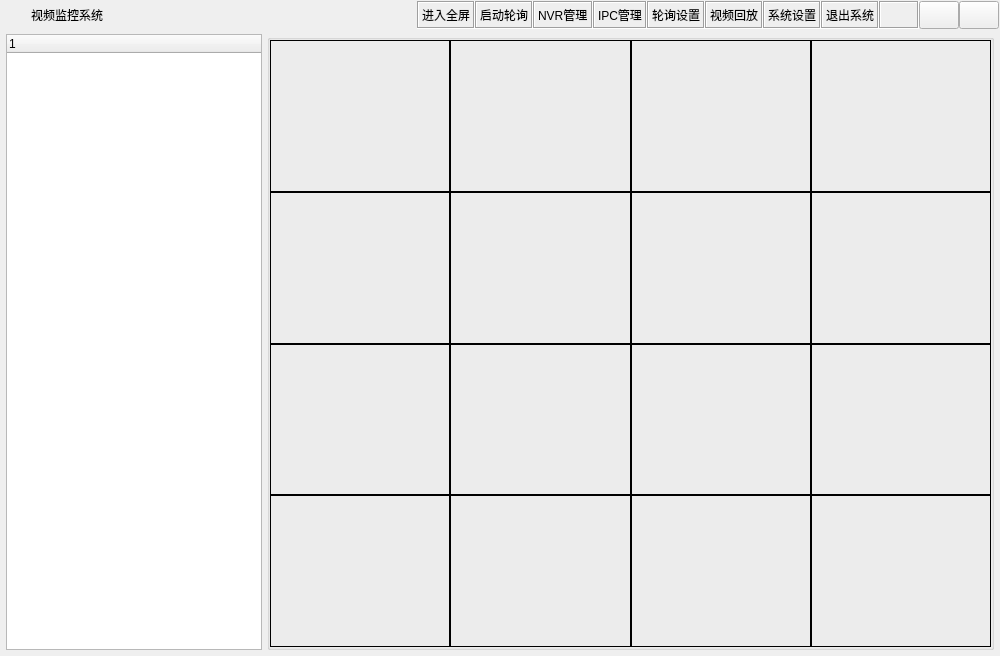
<?xml version="1.0" encoding="UTF-8"?>
<ui version="4.0">
 <class>frmMain</class>
 <widget class="QDialog" name="frmMain">
  <property name="geometry">
   <rect>
    <x>0</x>
    <y>0</y>
    <width>1000</width>
    <height>656</height>
   </rect>
  </property>
  <property name="minimumSize">
   <size>
    <width>0</width>
    <height>0</height>
   </size>
  </property>
  <property name="windowTitle">
   <string>视频监控系统V201412</string>
  </property>
  <property name="sizeGripEnabled">
   <bool>false</bool>
  </property>
  <layout class="QVBoxLayout" name="verticalLayout">
   <property name="spacing">
    <number>0</number>
   </property>
   <property name="leftMargin">
    <number>1</number>
   </property>
   <property name="topMargin">
    <number>1</number>
   </property>
   <property name="rightMargin">
    <number>1</number>
   </property>
   <property name="bottomMargin">
    <number>1</number>
   </property>
   <item>
    <widget class="QWidget" name="widget_title" native="true">
     <property name="sizePolicy">
      <sizepolicy hsizetype="Preferred" vsizetype="Fixed">
       <horstretch>0</horstretch>
       <verstretch>0</verstretch>
      </sizepolicy>
     </property>
     <property name="minimumSize">
      <size>
       <width>100</width>
       <height>28</height>
      </size>
     </property>
     <layout class="QHBoxLayout" name="horizontalLayout_2">
      <property name="spacing">
       <number>0</number>
      </property>
      <property name="leftMargin">
       <number>0</number>
      </property>
      <property name="topMargin">
       <number>0</number>
      </property>
      <property name="rightMargin">
       <number>0</number>
      </property>
      <property name="bottomMargin">
       <number>0</number>
      </property>
      <item>
       <widget class="QLabel" name="lab_Ico">
        <property name="sizePolicy">
         <sizepolicy hsizetype="Minimum" vsizetype="Preferred">
          <horstretch>0</horstretch>
          <verstretch>0</verstretch>
         </sizepolicy>
        </property>
        <property name="minimumSize">
         <size>
          <width>30</width>
          <height>0</height>
         </size>
        </property>
        <property name="text">
         <string/>
        </property>
        <property name="alignment">
         <set>Qt::AlignCenter</set>
        </property>
       </widget>
      </item>
      <item>
       <widget class="QLabel" name="lab_Title">
        <property name="sizePolicy">
         <sizepolicy hsizetype="Expanding" vsizetype="Preferred">
          <horstretch>0</horstretch>
          <verstretch>0</verstretch>
         </sizepolicy>
        </property>
        <property name="styleSheet">
         <string notr="true">font: 10pt &quot;微软雅黑&quot;;</string>
        </property>
        <property name="text">
         <string>视频监控系统</string>
        </property>
        <property name="alignment">
         <set>Qt::AlignLeading|Qt::AlignLeft|Qt::AlignVCenter</set>
        </property>
       </widget>
      </item>
      <item>
       <widget class="QWidget" name="widget_menu" native="true">
        <property name="sizePolicy">
         <sizepolicy hsizetype="Minimum" vsizetype="Preferred">
          <horstretch>0</horstretch>
          <verstretch>0</verstretch>
         </sizepolicy>
        </property>
        <layout class="QHBoxLayout" name="horizontalLayout">
         <property name="spacing">
          <number>0</number>
         </property>
         <property name="leftMargin">
          <number>0</number>
         </property>
         <property name="topMargin">
          <number>0</number>
         </property>
         <property name="rightMargin">
          <number>0</number>
         </property>
         <property name="bottomMargin">
          <number>0</number>
         </property>
         <item>
          <widget class="QLabel" name="labFull">
           <property name="cursor">
            <cursorShape>PointingHandCursor</cursorShape>
           </property>
           <property name="focusPolicy">
            <enum>Qt::NoFocus</enum>
           </property>
           <property name="styleSheet">
            <string notr="true">font: 10pt &quot;微软雅黑&quot;;</string>
           </property>
           <property name="frameShape">
            <enum>QFrame::Box</enum>
           </property>
           <property name="frameShadow">
            <enum>QFrame::Sunken</enum>
           </property>
           <property name="text">
            <string>进入全屏</string>
           </property>
          </widget>
         </item>
         <item>
          <widget class="QLabel" name="labStart">
           <property name="cursor">
            <cursorShape>PointingHandCursor</cursorShape>
           </property>
           <property name="focusPolicy">
            <enum>Qt::NoFocus</enum>
           </property>
           <property name="styleSheet">
            <string notr="true">font: 10pt &quot;微软雅黑&quot;;</string>
           </property>
           <property name="frameShape">
            <enum>QFrame::Box</enum>
           </property>
           <property name="frameShadow">
            <enum>QFrame::Sunken</enum>
           </property>
           <property name="text">
            <string>启动轮询</string>
           </property>
          </widget>
         </item>
         <item>
          <widget class="QLabel" name="labNVR">
           <property name="cursor">
            <cursorShape>PointingHandCursor</cursorShape>
           </property>
           <property name="focusPolicy">
            <enum>Qt::NoFocus</enum>
           </property>
           <property name="styleSheet">
            <string notr="true">font: 10pt &quot;微软雅黑&quot;;</string>
           </property>
           <property name="frameShape">
            <enum>QFrame::Box</enum>
           </property>
           <property name="frameShadow">
            <enum>QFrame::Sunken</enum>
           </property>
           <property name="text">
            <string>NVR管理</string>
           </property>
          </widget>
         </item>
         <item>
          <widget class="QLabel" name="labIPC">
           <property name="cursor">
            <cursorShape>PointingHandCursor</cursorShape>
           </property>
           <property name="focusPolicy">
            <enum>Qt::NoFocus</enum>
           </property>
           <property name="styleSheet">
            <string notr="true">font: 10pt &quot;微软雅黑&quot;;</string>
           </property>
           <property name="frameShape">
            <enum>QFrame::Box</enum>
           </property>
           <property name="frameShadow">
            <enum>QFrame::Sunken</enum>
           </property>
           <property name="text">
            <string>IPC管理</string>
           </property>
          </widget>
         </item>
         <item>
          <widget class="QLabel" name="labPollConfig">
           <property name="cursor">
            <cursorShape>PointingHandCursor</cursorShape>
           </property>
           <property name="focusPolicy">
            <enum>Qt::NoFocus</enum>
           </property>
           <property name="styleSheet">
            <string notr="true">font: 10pt &quot;微软雅黑&quot;;</string>
           </property>
           <property name="frameShape">
            <enum>QFrame::Box</enum>
           </property>
           <property name="frameShadow">
            <enum>QFrame::Sunken</enum>
           </property>
           <property name="text">
            <string>轮询设置</string>
           </property>
          </widget>
         </item>
         <item>
          <widget class="QLabel" name="labVideoPlayBack">
           <property name="cursor">
            <cursorShape>PointingHandCursor</cursorShape>
           </property>
           <property name="focusPolicy">
            <enum>Qt::NoFocus</enum>
           </property>
           <property name="styleSheet">
            <string notr="true">font: 10pt &quot;微软雅黑&quot;;</string>
           </property>
           <property name="frameShape">
            <enum>QFrame::Box</enum>
           </property>
           <property name="frameShadow">
            <enum>QFrame::Sunken</enum>
           </property>
           <property name="text">
            <string>视频回放</string>
           </property>
          </widget>
         </item>
         <item>
          <widget class="QLabel" name="labConfig">
           <property name="cursor">
            <cursorShape>PointingHandCursor</cursorShape>
           </property>
           <property name="focusPolicy">
            <enum>Qt::NoFocus</enum>
           </property>
           <property name="styleSheet">
            <string notr="true">font: 10pt &quot;微软雅黑&quot;;</string>
           </property>
           <property name="frameShape">
            <enum>QFrame::Box</enum>
           </property>
           <property name="frameShadow">
            <enum>QFrame::Sunken</enum>
           </property>
           <property name="text">
            <string>系统设置</string>
           </property>
          </widget>
         </item>
         <item>
          <widget class="QLabel" name="labExit">
           <property name="cursor">
            <cursorShape>PointingHandCursor</cursorShape>
           </property>
           <property name="focusPolicy">
            <enum>Qt::NoFocus</enum>
           </property>
           <property name="styleSheet">
            <string notr="true">font: 10pt &quot;微软雅黑&quot;;</string>
           </property>
           <property name="frameShape">
            <enum>QFrame::Box</enum>
           </property>
           <property name="frameShadow">
            <enum>QFrame::Sunken</enum>
           </property>
           <property name="text">
            <string>退出系统</string>
           </property>
          </widget>
         </item>
         <item>
          <widget class="QLabel" name="labStyle">
           <property name="sizePolicy">
            <sizepolicy hsizetype="Minimum" vsizetype="Preferred">
             <horstretch>0</horstretch>
             <verstretch>0</verstretch>
            </sizepolicy>
           </property>
           <property name="minimumSize">
            <size>
             <width>40</width>
             <height>0</height>
            </size>
           </property>
           <property name="cursor">
            <cursorShape>PointingHandCursor</cursorShape>
           </property>
           <property name="focusPolicy">
            <enum>Qt::NoFocus</enum>
           </property>
           <property name="toolTip">
            <string>样式</string>
           </property>
           <property name="frameShape">
            <enum>QFrame::Box</enum>
           </property>
           <property name="frameShadow">
            <enum>QFrame::Sunken</enum>
           </property>
           <property name="text">
            <string/>
           </property>
          </widget>
         </item>
         <item>
          <widget class="QPushButton" name="btnMenu_Min">
           <property name="sizePolicy">
            <sizepolicy hsizetype="Minimum" vsizetype="Expanding">
             <horstretch>0</horstretch>
             <verstretch>0</verstretch>
            </sizepolicy>
           </property>
           <property name="minimumSize">
            <size>
             <width>40</width>
             <height>0</height>
            </size>
           </property>
           <property name="cursor">
            <cursorShape>ArrowCursor</cursorShape>
           </property>
           <property name="focusPolicy">
            <enum>Qt::NoFocus</enum>
           </property>
           <property name="toolTip">
            <string>最小化</string>
           </property>
           <property name="text">
            <string/>
           </property>
           <property name="flat">
            <bool>false</bool>
           </property>
          </widget>
         </item>
         <item>
          <widget class="QPushButton" name="btnMenu_Close">
           <property name="sizePolicy">
            <sizepolicy hsizetype="Minimum" vsizetype="Expanding">
             <horstretch>0</horstretch>
             <verstretch>0</verstretch>
            </sizepolicy>
           </property>
           <property name="minimumSize">
            <size>
             <width>40</width>
             <height>0</height>
            </size>
           </property>
           <property name="cursor">
            <cursorShape>ArrowCursor</cursorShape>
           </property>
           <property name="focusPolicy">
            <enum>Qt::NoFocus</enum>
           </property>
           <property name="toolTip">
            <string>关闭</string>
           </property>
           <property name="text">
            <string/>
           </property>
           <property name="flat">
            <bool>false</bool>
           </property>
          </widget>
         </item>
        </layout>
       </widget>
      </item>
     </layout>
    </widget>
   </item>
   <item>
    <widget class="QWidget" name="widget_main" native="true">
     <property name="styleSheet">
      <string notr="true">font: 9pt &quot;微软雅黑&quot;;</string>
     </property>
     <layout class="QHBoxLayout" name="horizontalLayout_3">
      <property name="spacing">
       <number>5</number>
      </property>
      <property name="leftMargin">
       <number>5</number>
      </property>
      <property name="topMargin">
       <number>5</number>
      </property>
      <property name="rightMargin">
       <number>5</number>
      </property>
      <property name="bottomMargin">
       <number>5</number>
      </property>
      <item>
       <widget class="QTreeWidget" name="treeMain">
        <property name="sizePolicy">
         <sizepolicy hsizetype="Fixed" vsizetype="Expanding">
          <horstretch>0</horstretch>
          <verstretch>0</verstretch>
         </sizepolicy>
        </property>
        <property name="minimumSize">
         <size>
          <width>0</width>
          <height>0</height>
         </size>
        </property>
        <column>
         <property name="text">
          <string notr="true">1</string>
         </property>
        </column>
       </widget>
      </item>
      <item>
       <widget class="QGroupBox" name="gboxMain">
        <property name="sizePolicy">
         <sizepolicy hsizetype="Expanding" vsizetype="Expanding">
          <horstretch>0</horstretch>
          <verstretch>0</verstretch>
         </sizepolicy>
        </property>
        <property name="title">
         <string/>
        </property>
        <layout class="QVBoxLayout" name="verticalLayout_2">
         <property name="spacing">
          <number>0</number>
         </property>
         <property name="leftMargin">
          <number>0</number>
         </property>
         <property name="topMargin">
          <number>0</number>
         </property>
         <property name="rightMargin">
          <number>0</number>
         </property>
         <property name="bottomMargin">
          <number>0</number>
         </property>
         <item>
          <layout class="QHBoxLayout" name="lay1">
           <property name="spacing">
            <number>0</number>
           </property>
           <item>
            <widget class="QLabel" name="labVideo1">
             <property name="sizePolicy">
              <sizepolicy hsizetype="Preferred" vsizetype="Expanding">
               <horstretch>0</horstretch>
               <verstretch>0</verstretch>
              </sizepolicy>
             </property>
             <property name="focusPolicy">
              <enum>Qt::StrongFocus</enum>
             </property>
             <property name="frameShape">
              <enum>QFrame::Panel</enum>
             </property>
             <property name="frameShadow">
              <enum>QFrame::Plain</enum>
             </property>
             <property name="lineWidth">
              <number>1</number>
             </property>
             <property name="midLineWidth">
              <number>0</number>
             </property>
             <property name="text">
              <string/>
             </property>
             <property name="alignment">
              <set>Qt::AlignCenter</set>
             </property>
            </widget>
           </item>
           <item>
            <widget class="QLabel" name="labVideo2">
             <property name="sizePolicy">
              <sizepolicy hsizetype="Preferred" vsizetype="Expanding">
               <horstretch>0</horstretch>
               <verstretch>0</verstretch>
              </sizepolicy>
             </property>
             <property name="focusPolicy">
              <enum>Qt::StrongFocus</enum>
             </property>
             <property name="frameShape">
              <enum>QFrame::Panel</enum>
             </property>
             <property name="frameShadow">
              <enum>QFrame::Plain</enum>
             </property>
             <property name="lineWidth">
              <number>1</number>
             </property>
             <property name="midLineWidth">
              <number>0</number>
             </property>
             <property name="text">
              <string/>
             </property>
             <property name="alignment">
              <set>Qt::AlignCenter</set>
             </property>
            </widget>
           </item>
           <item>
            <widget class="QLabel" name="labVideo3">
             <property name="sizePolicy">
              <sizepolicy hsizetype="Preferred" vsizetype="Expanding">
               <horstretch>0</horstretch>
               <verstretch>0</verstretch>
              </sizepolicy>
             </property>
             <property name="focusPolicy">
              <enum>Qt::StrongFocus</enum>
             </property>
             <property name="frameShape">
              <enum>QFrame::Panel</enum>
             </property>
             <property name="frameShadow">
              <enum>QFrame::Plain</enum>
             </property>
             <property name="lineWidth">
              <number>1</number>
             </property>
             <property name="midLineWidth">
              <number>0</number>
             </property>
             <property name="text">
              <string/>
             </property>
             <property name="alignment">
              <set>Qt::AlignCenter</set>
             </property>
            </widget>
           </item>
           <item>
            <widget class="QLabel" name="labVideo4">
             <property name="sizePolicy">
              <sizepolicy hsizetype="Preferred" vsizetype="Expanding">
               <horstretch>0</horstretch>
               <verstretch>0</verstretch>
              </sizepolicy>
             </property>
             <property name="focusPolicy">
              <enum>Qt::StrongFocus</enum>
             </property>
             <property name="frameShape">
              <enum>QFrame::Panel</enum>
             </property>
             <property name="frameShadow">
              <enum>QFrame::Plain</enum>
             </property>
             <property name="lineWidth">
              <number>1</number>
             </property>
             <property name="midLineWidth">
              <number>0</number>
             </property>
             <property name="text">
              <string/>
             </property>
             <property name="alignment">
              <set>Qt::AlignCenter</set>
             </property>
            </widget>
           </item>
          </layout>
         </item>
         <item>
          <layout class="QHBoxLayout" name="lay2">
           <property name="spacing">
            <number>0</number>
           </property>
           <item>
            <widget class="QLabel" name="labVideo5">
             <property name="sizePolicy">
              <sizepolicy hsizetype="Preferred" vsizetype="Expanding">
               <horstretch>0</horstretch>
               <verstretch>0</verstretch>
              </sizepolicy>
             </property>
             <property name="focusPolicy">
              <enum>Qt::StrongFocus</enum>
             </property>
             <property name="frameShape">
              <enum>QFrame::Panel</enum>
             </property>
             <property name="frameShadow">
              <enum>QFrame::Plain</enum>
             </property>
             <property name="lineWidth">
              <number>1</number>
             </property>
             <property name="midLineWidth">
              <number>0</number>
             </property>
             <property name="text">
              <string/>
             </property>
             <property name="alignment">
              <set>Qt::AlignCenter</set>
             </property>
            </widget>
           </item>
           <item>
            <widget class="QLabel" name="labVideo6">
             <property name="sizePolicy">
              <sizepolicy hsizetype="Preferred" vsizetype="Expanding">
               <horstretch>0</horstretch>
               <verstretch>0</verstretch>
              </sizepolicy>
             </property>
             <property name="focusPolicy">
              <enum>Qt::StrongFocus</enum>
             </property>
             <property name="frameShape">
              <enum>QFrame::Panel</enum>
             </property>
             <property name="frameShadow">
              <enum>QFrame::Plain</enum>
             </property>
             <property name="lineWidth">
              <number>1</number>
             </property>
             <property name="midLineWidth">
              <number>0</number>
             </property>
             <property name="text">
              <string/>
             </property>
             <property name="alignment">
              <set>Qt::AlignCenter</set>
             </property>
            </widget>
           </item>
           <item>
            <widget class="QLabel" name="labVideo7">
             <property name="sizePolicy">
              <sizepolicy hsizetype="Preferred" vsizetype="Expanding">
               <horstretch>0</horstretch>
               <verstretch>0</verstretch>
              </sizepolicy>
             </property>
             <property name="focusPolicy">
              <enum>Qt::StrongFocus</enum>
             </property>
             <property name="frameShape">
              <enum>QFrame::Panel</enum>
             </property>
             <property name="frameShadow">
              <enum>QFrame::Plain</enum>
             </property>
             <property name="lineWidth">
              <number>1</number>
             </property>
             <property name="midLineWidth">
              <number>0</number>
             </property>
             <property name="text">
              <string/>
             </property>
             <property name="alignment">
              <set>Qt::AlignCenter</set>
             </property>
            </widget>
           </item>
           <item>
            <widget class="QLabel" name="labVideo8">
             <property name="sizePolicy">
              <sizepolicy hsizetype="Preferred" vsizetype="Expanding">
               <horstretch>0</horstretch>
               <verstretch>0</verstretch>
              </sizepolicy>
             </property>
             <property name="focusPolicy">
              <enum>Qt::StrongFocus</enum>
             </property>
             <property name="frameShape">
              <enum>QFrame::Panel</enum>
             </property>
             <property name="frameShadow">
              <enum>QFrame::Plain</enum>
             </property>
             <property name="lineWidth">
              <number>1</number>
             </property>
             <property name="midLineWidth">
              <number>0</number>
             </property>
             <property name="text">
              <string/>
             </property>
             <property name="alignment">
              <set>Qt::AlignCenter</set>
             </property>
            </widget>
           </item>
          </layout>
         </item>
         <item>
          <layout class="QHBoxLayout" name="lay3">
           <property name="spacing">
            <number>0</number>
           </property>
           <item>
            <widget class="QLabel" name="labVideo9">
             <property name="sizePolicy">
              <sizepolicy hsizetype="Preferred" vsizetype="Expanding">
               <horstretch>0</horstretch>
               <verstretch>0</verstretch>
              </sizepolicy>
             </property>
             <property name="focusPolicy">
              <enum>Qt::StrongFocus</enum>
             </property>
             <property name="frameShape">
              <enum>QFrame::Panel</enum>
             </property>
             <property name="frameShadow">
              <enum>QFrame::Plain</enum>
             </property>
             <property name="lineWidth">
              <number>1</number>
             </property>
             <property name="midLineWidth">
              <number>0</number>
             </property>
             <property name="text">
              <string/>
             </property>
             <property name="alignment">
              <set>Qt::AlignCenter</set>
             </property>
            </widget>
           </item>
           <item>
            <widget class="QLabel" name="labVideo10">
             <property name="sizePolicy">
              <sizepolicy hsizetype="Preferred" vsizetype="Expanding">
               <horstretch>0</horstretch>
               <verstretch>0</verstretch>
              </sizepolicy>
             </property>
             <property name="focusPolicy">
              <enum>Qt::StrongFocus</enum>
             </property>
             <property name="frameShape">
              <enum>QFrame::Panel</enum>
             </property>
             <property name="frameShadow">
              <enum>QFrame::Plain</enum>
             </property>
             <property name="lineWidth">
              <number>1</number>
             </property>
             <property name="midLineWidth">
              <number>0</number>
             </property>
             <property name="text">
              <string/>
             </property>
             <property name="alignment">
              <set>Qt::AlignCenter</set>
             </property>
            </widget>
           </item>
           <item>
            <widget class="QLabel" name="labVideo11">
             <property name="sizePolicy">
              <sizepolicy hsizetype="Preferred" vsizetype="Expanding">
               <horstretch>0</horstretch>
               <verstretch>0</verstretch>
              </sizepolicy>
             </property>
             <property name="focusPolicy">
              <enum>Qt::StrongFocus</enum>
             </property>
             <property name="frameShape">
              <enum>QFrame::Panel</enum>
             </property>
             <property name="frameShadow">
              <enum>QFrame::Plain</enum>
             </property>
             <property name="lineWidth">
              <number>1</number>
             </property>
             <property name="midLineWidth">
              <number>0</number>
             </property>
             <property name="text">
              <string/>
             </property>
             <property name="alignment">
              <set>Qt::AlignCenter</set>
             </property>
            </widget>
           </item>
           <item>
            <widget class="QLabel" name="labVideo12">
             <property name="sizePolicy">
              <sizepolicy hsizetype="Preferred" vsizetype="Expanding">
               <horstretch>0</horstretch>
               <verstretch>0</verstretch>
              </sizepolicy>
             </property>
             <property name="focusPolicy">
              <enum>Qt::StrongFocus</enum>
             </property>
             <property name="frameShape">
              <enum>QFrame::Panel</enum>
             </property>
             <property name="frameShadow">
              <enum>QFrame::Plain</enum>
             </property>
             <property name="lineWidth">
              <number>1</number>
             </property>
             <property name="midLineWidth">
              <number>0</number>
             </property>
             <property name="text">
              <string/>
             </property>
             <property name="alignment">
              <set>Qt::AlignCenter</set>
             </property>
            </widget>
           </item>
          </layout>
         </item>
         <item>
          <layout class="QHBoxLayout" name="lay4">
           <property name="spacing">
            <number>0</number>
           </property>
           <item>
            <widget class="QLabel" name="labVideo13">
             <property name="sizePolicy">
              <sizepolicy hsizetype="Preferred" vsizetype="Expanding">
               <horstretch>0</horstretch>
               <verstretch>0</verstretch>
              </sizepolicy>
             </property>
             <property name="focusPolicy">
              <enum>Qt::StrongFocus</enum>
             </property>
             <property name="frameShape">
              <enum>QFrame::Panel</enum>
             </property>
             <property name="frameShadow">
              <enum>QFrame::Plain</enum>
             </property>
             <property name="lineWidth">
              <number>1</number>
             </property>
             <property name="midLineWidth">
              <number>0</number>
             </property>
             <property name="text">
              <string/>
             </property>
             <property name="alignment">
              <set>Qt::AlignCenter</set>
             </property>
            </widget>
           </item>
           <item>
            <widget class="QLabel" name="labVideo14">
             <property name="sizePolicy">
              <sizepolicy hsizetype="Preferred" vsizetype="Expanding">
               <horstretch>0</horstretch>
               <verstretch>0</verstretch>
              </sizepolicy>
             </property>
             <property name="focusPolicy">
              <enum>Qt::StrongFocus</enum>
             </property>
             <property name="frameShape">
              <enum>QFrame::Panel</enum>
             </property>
             <property name="frameShadow">
              <enum>QFrame::Plain</enum>
             </property>
             <property name="lineWidth">
              <number>1</number>
             </property>
             <property name="midLineWidth">
              <number>0</number>
             </property>
             <property name="text">
              <string/>
             </property>
             <property name="alignment">
              <set>Qt::AlignCenter</set>
             </property>
            </widget>
           </item>
           <item>
            <widget class="QLabel" name="labVideo15">
             <property name="sizePolicy">
              <sizepolicy hsizetype="Preferred" vsizetype="Expanding">
               <horstretch>0</horstretch>
               <verstretch>0</verstretch>
              </sizepolicy>
             </property>
             <property name="focusPolicy">
              <enum>Qt::StrongFocus</enum>
             </property>
             <property name="frameShape">
              <enum>QFrame::Panel</enum>
             </property>
             <property name="frameShadow">
              <enum>QFrame::Plain</enum>
             </property>
             <property name="lineWidth">
              <number>1</number>
             </property>
             <property name="midLineWidth">
              <number>0</number>
             </property>
             <property name="text">
              <string/>
             </property>
             <property name="alignment">
              <set>Qt::AlignCenter</set>
             </property>
            </widget>
           </item>
           <item>
            <widget class="QLabel" name="labVideo16">
             <property name="sizePolicy">
              <sizepolicy hsizetype="Preferred" vsizetype="Expanding">
               <horstretch>0</horstretch>
               <verstretch>0</verstretch>
              </sizepolicy>
             </property>
             <property name="focusPolicy">
              <enum>Qt::StrongFocus</enum>
             </property>
             <property name="frameShape">
              <enum>QFrame::Panel</enum>
             </property>
             <property name="frameShadow">
              <enum>QFrame::Plain</enum>
             </property>
             <property name="lineWidth">
              <number>1</number>
             </property>
             <property name="midLineWidth">
              <number>0</number>
             </property>
             <property name="text">
              <string/>
             </property>
             <property name="alignment">
              <set>Qt::AlignCenter</set>
             </property>
            </widget>
           </item>
          </layout>
         </item>
        </layout>
       </widget>
      </item>
     </layout>
    </widget>
   </item>
  </layout>
 </widget>
 <layoutdefault spacing="6" margin="11"/>
 <resources/>
 <connections/>
</ui>
